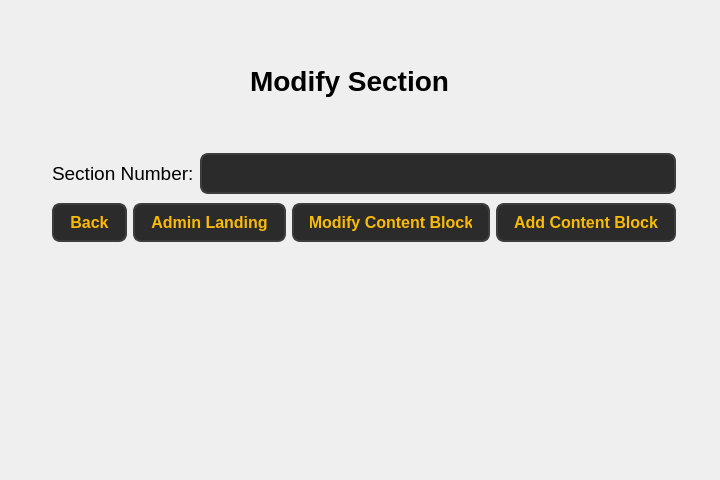
<?xml version="1.0" encoding="UTF-8"?>
<ui version="4.0">
 <class>Form</class>
 <widget class="QWidget" name="Form">
  <property name="geometry">
   <rect>
    <x>0</x>
    <y>0</y>
    <width>720</width>
    <height>480</height>
   </rect>
  </property>
  <property name="windowTitle">
   <string>Form</string>
  </property>
  <widget class="QLabel" name="label">
   <property name="geometry">
    <rect>
     <x>250</x>
     <y>60</y>
     <width>201</width>
     <height>41</height>
    </rect>
   </property>
   <property name="font">
    <font>
     <pointsize>21</pointsize>
     <bold>true</bold>
    </font>
   </property>
   <property name="text">
    <string>Modify Section</string>
   </property>
  </widget>
  <widget class="QWidget" name="">
   <property name="geometry">
    <rect>
     <x>52</x>
     <y>150</y>
     <width>624</width>
     <height>97</height>
    </rect>
   </property>
   <layout class="QVBoxLayout" name="verticalLayout">
    <item>
     <layout class="QHBoxLayout" name="horizontalLayout">
      <item>
       <widget class="QLabel" name="label_6">
        <property name="font">
         <font>
          <pointsize>14</pointsize>
         </font>
        </property>
        <property name="text">
         <string>Section Number:</string>
        </property>
       </widget>
      </item>
      <item>
       <widget class="QLineEdit" name="lineEdit_5">
        <property name="styleSheet">
         <string notr="true">QLineEdit {
        background-color: #2b2b2b;  /* Dark background */
        color: #fcba03;  /* Text color */
        border: 2px solid #3d3d3d;  /* Border color */
        border-radius: 8px;  /* Rounded corners */
        padding: 8px;  /* Padding inside the input field */
        font-size: 16px;  /* Font size */
        font-weight: bold;  /* Bold font */
    }

    QLineEdit:hover {
        background-color: #3d3d3d;  /* Background when hovered */
        border: 2px solid #fcba03;  /* Border color when hovered */
    }

    QLineEdit:focus {
        background-color: #1a1a1a;  /* Background when focused */
        border: 2px solid #fcba03;  /* Border color when focused */
        color: #ffffff;  /* Text color when focused */
    }</string>
        </property>
       </widget>
      </item>
     </layout>
    </item>
    <item>
     <layout class="QHBoxLayout" name="horizontalLayout_2">
      <item>
       <widget class="QPushButton" name="pushButton_back">
        <property name="styleSheet">
         <string notr="true">QPushButton {
        background-color: #2b2b2b;  
        color: #fcba03;              
        border: 2px solid #3d3d3d;      
        border-radius: 8px;          
        padding: 8px 16px;            
        font-size: 16px;            
        font-weight: bold;
    
    }

    QPushButton:hover {
        background-color: #fcba03;
		 color: #000000;
        border: 2px solid #5a5a5a;    
    }

    QPushButton:pressed {
        background-color: #1a1a1a;      
        border: 2px solid #2b2b2b;      
    }</string>
        </property>
        <property name="text">
         <string>Back</string>
        </property>
       </widget>
      </item>
      <item>
       <widget class="QPushButton" name="pushButton_2">
        <property name="styleSheet">
         <string notr="true">QPushButton {
        background-color: #2b2b2b;  
        color: #fcba03;              
        border: 2px solid #3d3d3d;      
        border-radius: 8px;          
        padding: 8px 16px;            
        font-size: 16px;            
        font-weight: bold;
    
    }

    QPushButton:hover {
        background-color: #fcba03;
		 color: #000000;
        border: 2px solid #5a5a5a;    
    }

    QPushButton:pressed {
        background-color: #1a1a1a;      
        border: 2px solid #2b2b2b;      
    }</string>
        </property>
        <property name="text">
         <string>Admin Landing</string>
        </property>
       </widget>
      </item>
      <item>
       <widget class="QPushButton" name="pushButton_3">
        <property name="styleSheet">
         <string notr="true">QPushButton {
        background-color: #2b2b2b;  
        color: #fcba03;              
        border: 2px solid #3d3d3d;      
        border-radius: 8px;          
        padding: 8px 16px;            
        font-size: 16px;            
        font-weight: bold;
    
    }

    QPushButton:hover {
        background-color: #fcba03;
		 color: #000000;
        border: 2px solid #5a5a5a;    
    }

    QPushButton:pressed {
        background-color: #1a1a1a;      
        border: 2px solid #2b2b2b;      
    }</string>
        </property>
        <property name="text">
         <string>Modify Content Block</string>
        </property>
       </widget>
      </item>
      <item>
       <widget class="QPushButton" name="pushButton">
        <property name="styleSheet">
         <string notr="true">QPushButton {
        background-color: #2b2b2b;  
        color: #fcba03;              
        border: 2px solid #3d3d3d;      
        border-radius: 8px;          
        padding: 8px 16px;            
        font-size: 16px;            
        font-weight: bold;
    
    }

    QPushButton:hover {
        background-color: #fcba03;
		 color: #000000;
        border: 2px solid #5a5a5a;    
    }

    QPushButton:pressed {
        background-color: #1a1a1a;      
        border: 2px solid #2b2b2b;      
    }</string>
        </property>
        <property name="text">
         <string>Add Content Block</string>
        </property>
       </widget>
      </item>
     </layout>
    </item>
   </layout>
  </widget>
 </widget>
 <resources/>
 <connections/>
</ui>
